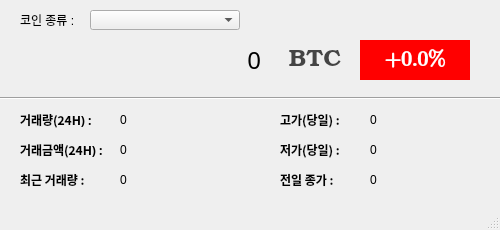
<?xml version="1.0" encoding="UTF-8"?>
<ui version="4.0">
 <class>MainWindow</class>
 <widget class="QMainWindow" name="MainWindow">
  <property name="geometry">
   <rect>
    <x>0</x>
    <y>0</y>
    <width>500</width>
    <height>230</height>
   </rect>
  </property>
  <property name="windowTitle">
   <string>MainWindow</string>
  </property>
  <widget class="QWidget" name="centralwidget">
   <widget class="QLabel" name="label">
    <property name="geometry">
     <rect>
      <x>20</x>
      <y>10</y>
      <width>70</width>
      <height>20</height>
     </rect>
    </property>
    <property name="text">
     <string>코인 종류 :</string>
    </property>
   </widget>
   <widget class="QComboBox" name="coin_comboBox">
    <property name="geometry">
     <rect>
      <x>90</x>
      <y>10</y>
      <width>150</width>
      <height>20</height>
     </rect>
    </property>
   </widget>
   <widget class="QLabel" name="coinPrice_label">
    <property name="geometry">
     <rect>
      <x>20</x>
      <y>40</y>
      <width>241</width>
      <height>40</height>
     </rect>
    </property>
    <property name="font">
     <font>
      <family>휴먼둥근헤드라인</family>
      <pointsize>18</pointsize>
      <weight>50</weight>
      <bold>false</bold>
     </font>
    </property>
    <property name="text">
     <string>0</string>
    </property>
    <property name="alignment">
     <set>Qt::AlignRight|Qt::AlignTrailing|Qt::AlignVCenter</set>
    </property>
   </widget>
   <widget class="QLabel" name="coinTicker_label">
    <property name="geometry">
     <rect>
      <x>280</x>
      <y>40</y>
      <width>70</width>
      <height>40</height>
     </rect>
    </property>
    <property name="font">
     <font>
      <family>Bookman Old Style</family>
      <pointsize>18</pointsize>
     </font>
    </property>
    <property name="styleSheet">
     <string notr="true">color: rgb(68, 68, 68);</string>
    </property>
    <property name="text">
     <string>BTC</string>
    </property>
    <property name="alignment">
     <set>Qt::AlignCenter</set>
    </property>
   </widget>
   <widget class="QLabel" name="coinChang_label">
    <property name="geometry">
     <rect>
      <x>360</x>
      <y>40</y>
      <width>110</width>
      <height>40</height>
     </rect>
    </property>
    <property name="font">
     <font>
      <family>Cambria Math</family>
      <pointsize>16</pointsize>
      <weight>75</weight>
      <bold>true</bold>
     </font>
    </property>
    <property name="styleSheet">
     <string notr="true">background-color: rgb(255, 0, 0);
color: rgb(255, 255, 255);</string>
    </property>
    <property name="text">
     <string>+0.0%</string>
    </property>
    <property name="alignment">
     <set>Qt::AlignCenter</set>
    </property>
   </widget>
   <widget class="QLabel" name="label_5">
    <property name="geometry">
     <rect>
      <x>20</x>
      <y>140</y>
      <width>100</width>
      <height>20</height>
     </rect>
    </property>
    <property name="font">
     <font>
      <family>함초롬돋움 확장</family>
      <weight>75</weight>
      <bold>true</bold>
     </font>
    </property>
    <property name="text">
     <string>거래금액(24H) :</string>
    </property>
   </widget>
   <widget class="QLabel" name="label_6">
    <property name="geometry">
     <rect>
      <x>20</x>
      <y>110</y>
      <width>90</width>
      <height>20</height>
     </rect>
    </property>
    <property name="font">
     <font>
      <family>함초롬돋움 확장</family>
      <weight>75</weight>
      <bold>true</bold>
     </font>
    </property>
    <property name="text">
     <string>거래량(24H) :</string>
    </property>
   </widget>
   <widget class="QLabel" name="acc_trade_volume_label">
    <property name="geometry">
     <rect>
      <x>120</x>
      <y>110</y>
      <width>140</width>
      <height>20</height>
     </rect>
    </property>
    <property name="text">
     <string>0</string>
    </property>
   </widget>
   <widget class="QLabel" name="acc_trade_price_label">
    <property name="geometry">
     <rect>
      <x>120</x>
      <y>140</y>
      <width>140</width>
      <height>20</height>
     </rect>
    </property>
    <property name="text">
     <string>0</string>
    </property>
   </widget>
   <widget class="QLabel" name="label_9">
    <property name="geometry">
     <rect>
      <x>20</x>
      <y>170</y>
      <width>90</width>
      <height>20</height>
     </rect>
    </property>
    <property name="font">
     <font>
      <family>함초롬돋움 확장</family>
      <weight>75</weight>
      <bold>true</bold>
     </font>
    </property>
    <property name="text">
     <string>최근 거래량 :</string>
    </property>
   </widget>
   <widget class="QLabel" name="trade_volume_label">
    <property name="geometry">
     <rect>
      <x>120</x>
      <y>170</y>
      <width>140</width>
      <height>20</height>
     </rect>
    </property>
    <property name="text">
     <string>0</string>
    </property>
   </widget>
   <widget class="QLabel" name="label_11">
    <property name="geometry">
     <rect>
      <x>280</x>
      <y>110</y>
      <width>80</width>
      <height>20</height>
     </rect>
    </property>
    <property name="font">
     <font>
      <family>함초롬돋움 확장</family>
      <weight>75</weight>
      <bold>true</bold>
     </font>
    </property>
    <property name="text">
     <string>고가(당일) :</string>
    </property>
   </widget>
   <widget class="QLabel" name="label_12">
    <property name="geometry">
     <rect>
      <x>280</x>
      <y>140</y>
      <width>80</width>
      <height>20</height>
     </rect>
    </property>
    <property name="font">
     <font>
      <family>함초롬돋움 확장</family>
      <weight>75</weight>
      <bold>true</bold>
     </font>
    </property>
    <property name="text">
     <string>저가(당일) :</string>
    </property>
   </widget>
   <widget class="QLabel" name="label_13">
    <property name="geometry">
     <rect>
      <x>280</x>
      <y>170</y>
      <width>80</width>
      <height>20</height>
     </rect>
    </property>
    <property name="font">
     <font>
      <family>함초롬돋움 확장</family>
      <weight>75</weight>
      <bold>true</bold>
     </font>
    </property>
    <property name="text">
     <string>전일 종가 :</string>
    </property>
   </widget>
   <widget class="Line" name="line">
    <property name="geometry">
     <rect>
      <x>0</x>
      <y>90</y>
      <width>511</width>
      <height>16</height>
     </rect>
    </property>
    <property name="font">
     <font>
      <family>함초롬바탕 확장B</family>
      <weight>75</weight>
      <bold>true</bold>
     </font>
    </property>
    <property name="orientation">
     <enum>Qt::Horizontal</enum>
    </property>
   </widget>
   <widget class="QLabel" name="high_price_label">
    <property name="geometry">
     <rect>
      <x>370</x>
      <y>110</y>
      <width>120</width>
      <height>20</height>
     </rect>
    </property>
    <property name="text">
     <string>0</string>
    </property>
   </widget>
   <widget class="QLabel" name="low_price_label">
    <property name="geometry">
     <rect>
      <x>370</x>
      <y>140</y>
      <width>120</width>
      <height>20</height>
     </rect>
    </property>
    <property name="text">
     <string>0</string>
    </property>
   </widget>
   <widget class="QLabel" name="prev_closing_price_label">
    <property name="geometry">
     <rect>
      <x>370</x>
      <y>170</y>
      <width>120</width>
      <height>20</height>
     </rect>
    </property>
    <property name="text">
     <string>0</string>
    </property>
   </widget>
  </widget>
  <widget class="QMenuBar" name="menubar">
   <property name="geometry">
    <rect>
     <x>0</x>
     <y>0</y>
     <width>500</width>
     <height>21</height>
    </rect>
   </property>
  </widget>
  <widget class="QStatusBar" name="statusbar"/>
 </widget>
 <resources/>
 <connections/>
</ui>
